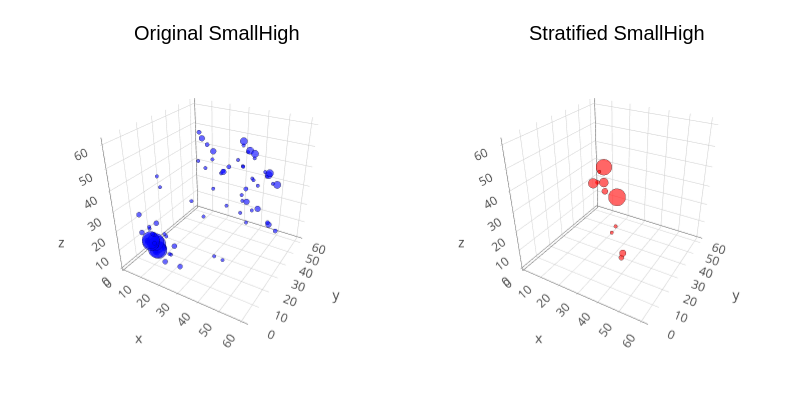

Notebook source saved alongside this figure:
### Code cell
process_high_school_hypergraph(60)
